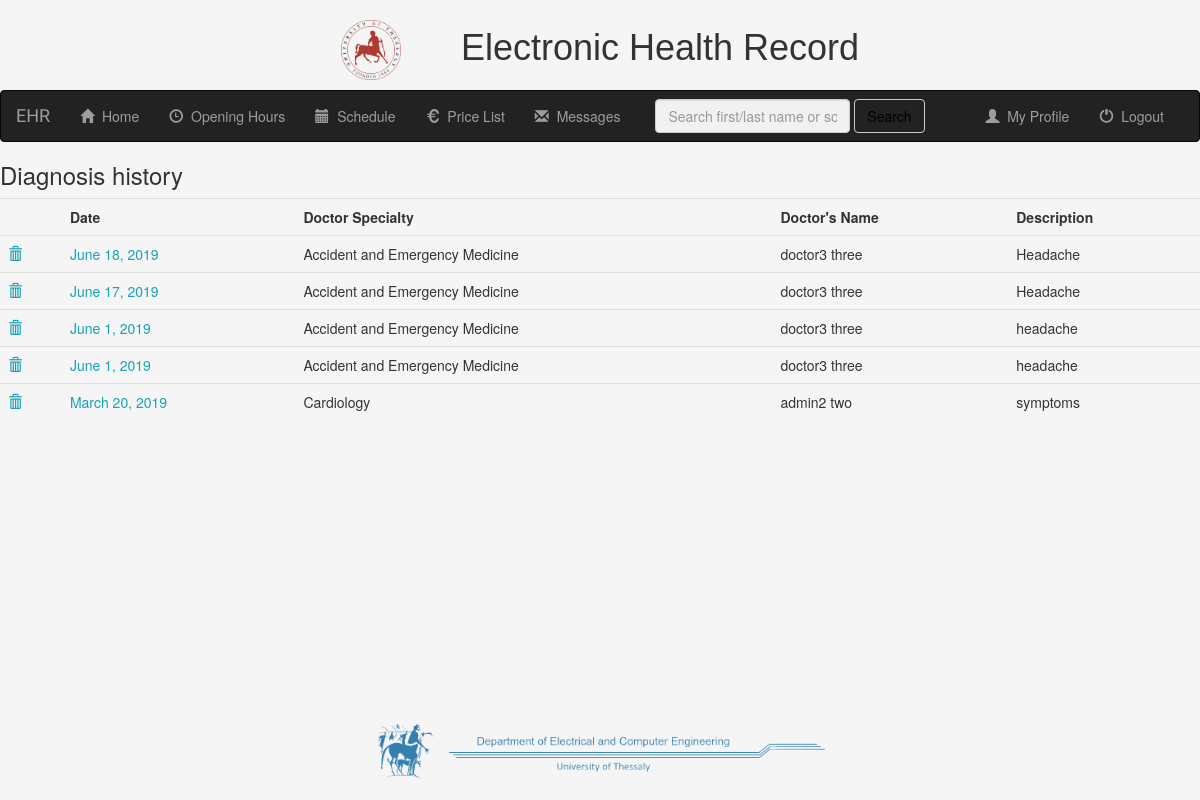
/mr/patient_details/appointments_list/ (signed in), run on the app's committed database.
### mr/models.py (models this page shows, shortened)
class Appointments(models.Model):
    patient = models.ForeignKey(PatientProfile, on_delete=models.CASCADE)
    doctor = models.ForeignKey(UserProfile, on_delete=models.CASCADE)
    date = models.DateField(null=False, default=date.today)
    symptoms_description = models.CharField(max_length=1000, blank=True)
    diagnosis = models.CharField(max_length=2000, default='None')
    examination_description = models.CharField(max_length=5000, default='None')
    medication = models.CharField(max_length=500, blank=True)
    medication_side_effects = models.CharField(max_length=1000, blank=True)
    secret_note = models.CharField(max_length=1000, blank=True)

class UserProfile(models.Model):
    user = models.OneToOneField(User, on_delete=models.CASCADE)
    specialties_list = (
        ('Accident_and_Emergency_Medicine', 'Accident and Emergency Medicine'),
        ('Allergiology', 'Allergiology'),
        ('Anesthetics', 'Anesthetics'),
        ('Cardiology', 'Cardiology'),
        ('Child_Psychiatry', 'Child Psychiatry'),
        ('Clinical_Biology', 'Clinical Biology'),
        ('Clinical_Chemistry', 'Clinical Chemistry'),
        ('Clinical_Neurophysiology', 'Clinical Neurophysiology'),
        ('Dental_Oral_Maxillo-facial_surgery', 'Dental, Oral and Maxillo-facial Surgery'),
        ('Dermato-Venereology', 'Dermato-Venereology'),
        ('Dermatology', 'Dermatology'),
        ('Endocrinology', 'Endocrinology'),
        ('Family_and_general_Medicine', 'Family and General Medicine'),
        ('Fictional_Medical_Specialist', 'Fictional Medical Specialist'),
        ('Gastro-enterologic_Surgery', 'Gastro-enterologic Surgery'),
        ('Gastroenterology', 'Gastroenterology'),
        ('General_Hematology', 'General Hematology'),
        ('General_Practice', 'General Practice'),
        ('General_Surgery', 'General Surgery'),
        ('Geriatrics', 'Geriatrics'),
        ('Immunology', 'Immunology'),
        ('Infectious_Diseases', 'Infectious Diseases'),
        ('Internal_Medicine', 'Internal Medicine'),
        ('Laboratory_Medicine', 'Laboratory Medicine'),
        ('Maxillo-facial_Surgery', 'Maxillo-facial Surgery'),
        ('Microbiology', 'Microbiology'),
        ('Nephrology', 'Nephrology'),
        ('Neuro-psychiatry', 'Neuro-psyciatry'),
        ('Neurosurgery', 'Neurosurgery'),
        ('Nuclear_Medicine', 'Nuclear Medicine'),
        ('Obstetrics_and_Gynecology', 'Obstetrics and Gynecology'),
        ('Occupational_Medicine', 'Occupational Medicine'),
        ('Opthalmology', 'Ophtalmology'),
        ('Orthopaedics', 'Orthopaedics'),
        ('Otorhinolaryngology', 'Otorhinolaryngology'),
        ('Paediatrics', 'Paediatrics'),
        ('Paediatrics_Surgery', 'Paediatrics Surgery'),
        ('Pathology', 'Pathology'),
        ('Physical_Medicine_and_Rehabilitation', 'Physical Medicine and Rehabilitation'),
        ('Plastic_Surgery', 'Plastic Surgery'),
        ('Pneumology', 'Pneumology'),
        ('Podiatric_Surgery', 'Podiatric Surgery'),
        ('Psychiatry', 'Psychiatry'),
        ('Public_health_and_Preventive_Medicine', 'Public Health and Preventive Medicine'),
        ('Radiation_Oncology', 'Radiation Oncology'),
        ('Respiratory_Medicine', 'Respiratory Medicine'),
        ('Rheumatogoly', 'Rheumatology'),
        ('Stomatology', 'Stomatology'),
        ('Thoragic_Surgery', 'Thoragic Surgery'),
        ('Tropical_Medicine', 'Tropical Medicine'),
        ('Urology', 'Urology'),
        ('Vascular_Surgery', 'Vascular Surgery'),
        ('Venereology', 'Venereology')
    )
    specialty = models.CharField(max_length=100, choices=specialties_list, default='General_Practice')
    city = models.CharField(max_length=50, blank=True)
    address = models.CharField(max_length=50, blank=True)
    phone = models.CharField(max_length=12, blank=True)

### mr/views.py (the view)
# urls.py: path('patient_details/appointments_list/', views.appointments_list.as_view(), name='appointments_list'),
class appointments_list(generic.ListView):
    context_object_name = 'appointments_list'
    template_name = 'mr/appointments_list.html'
    paginate_by = 15
    def get_queryset(self, **kwargs):
        p_id = self.request.session.get('p_id')
        return Appointments.objects.filter(patient__id=p_id).order_by('-date')
    def get_context_data(self, **kwargs):
        context = super(appointments_list, self).get_context_data(**kwargs)
        context['received_messages'] = Message.objects.filter(receiver=self.request.user, was_read=False)
        return context

### mr/templates/mr/appointments_list.html (shortened to what this page needs)
{% extends 'mr/base.html' %}
{% block body_block %}
{% if user.is_authenticated %}
    <h3>Diagnosis history</h3>
    <table class="table">
        <tr>
            <th></th>
            <th>Date</th>
            <th>Doctor Specialty</th>
            <th>Doctor's Name</th>
            <th>Description</th>
        </tr>
        {% for app in object_list %}
        <tr>
            <td><a data-toggle="modal" data-target="#modalConfirmForm{{ app.id }}"><span class="glyphicon glyphicon-trash"></span></a></td>
            <td><a href="{% url 'mr:appointments_detail' app.id %}">{{ app.date }}</a></td>
            <td>{{ app.doctor.get_specialty_display }}</td>
            <td>{{ app.doctor.user.get_full_name }}</td>
            <td>{{ app.symptoms_description }}</td>
        </tr>
        {% empty %}
            There are no appointment data.
        {% endfor %}
    </table>
{% endif %}
{% endblock %}

### mr/static/mr/css/style.css (style rules this page uses)
body { background-color: whitesmoke; height: 90%; margin-bottom: 10%; }
a { color: #17a2b8; }

### data on the page
Appointments: date "June 18, 2019", doctor.specialty "Accident and Emergency Medicine", doctor.user.get_full_name "doctor3 three", symptoms_description "Headache"
Appointments: date "June 17, 2019", doctor.specialty "Accident and Emergency Medicine", doctor.user.get_full_name "doctor3 three", symptoms_description "Headache"
Appointments: date "June 1, 2019", doctor.specialty "Accident and Emergency Medicine", doctor.user.get_full_name "doctor3 three", symptoms_description "headache"
Appointments: date "June 1, 2019", doctor.specialty "Accident and Emergency Medicine", doctor.user.get_full_name "doctor3 three", symptoms_description "headache"
Appointments: date "March 20, 2019", doctor.specialty "Cardiology", doctor.user.get_full_name "admin2 two", symptoms_description "symptoms"
